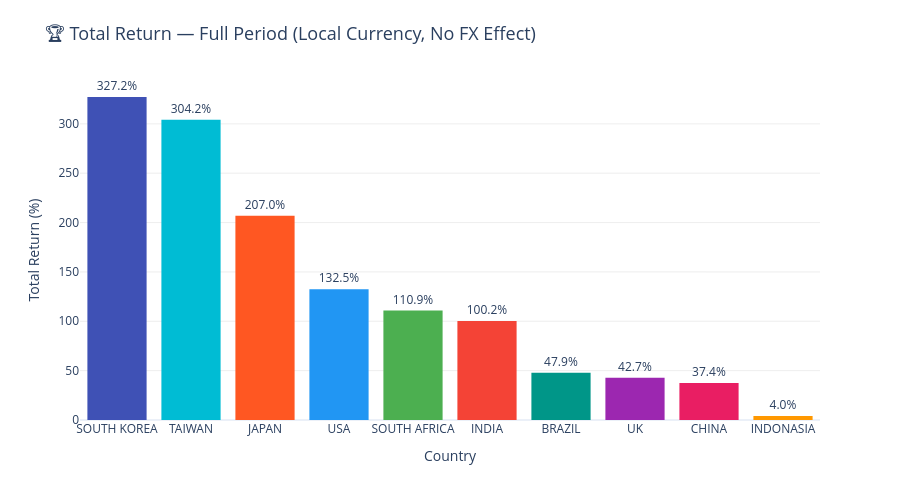

This figure's notebook cell:
### Code cell
# ---- Bar chart: Total Return by Country (Local Currency Only) ----
colors = [COUNTRY_COLORS[c] for c in summary_df['Country']]
fig = go.Figure(go.Bar(
    x=summary_df['Country'],
    y=summary_df['Total Return (%)'],
    marker_color=colors,
    text=[f"{v:.1f}%" for v in summary_df['Total Return (%)']],
    textposition='outside',
    marker_line_width=0
))
fig.update_layout(
    # Updated title text below to reflect local currency performance
    title=dict(text='🏆 Total Return — Full Period (Local Currency, No FX Effect)', font=dict(size=18)),
    yaxis_title='Total Return (%)',
    xaxis_title='Country',
    height=480,
    plot_bgcolor='rgba(0,0,0,0)',
    yaxis=dict(gridcolor='#eee'),
    showlegend=False,
    margin=dict(t=80, b=60)
)
fig.show()

### Figure 1 — Plotly figure (JSON) as saved in the notebook; plotly's stock layout.template omitted (floating-point values rounded to 4 significant figures)
{"data": [{"marker": {"color": ["#3F51B5", "#00BCD4", "#FF5722", "#2196F3", "#4CAF50", "#F44336", "#009688", "#9C27B0", "#E91E63", "#FF9800"], "line": {"width": 0}}, "text": ["327.2%", "304.2%", "207.0%", "132.5%", "110.9%", "100.2%", "47.9%", "42.7%", "37.4%", "4.0%"], "textposition": "outside", "type": "bar", "x": ["SOUTH KOREA", "TAIWAN", "JAPAN", "USA", "SOUTH AFRICA", "INDIA", "BRAZIL", "UK", "CHINA", "INDONASIA"], "y": [327.2, 304.2, 207.0, 132.5, 110.9, 100.2, 47.9, 42.7, 37.4, 4.0]}], "layout": {"height": 480, "margin": {"b": 60, "t": 80}, "plot_bgcolor": "rgba(0,0,0,0)", "showlegend": false, "title": {"font": {"size": 18}, "text": "🏆 Total Return — Full Period (Local Currency, No FX Effect)"}, "xaxis": {"title": {"text": "Country"}}, "yaxis": {"gridcolor": "#eee", "title": {"text": "Total Return (%)"}}}}
